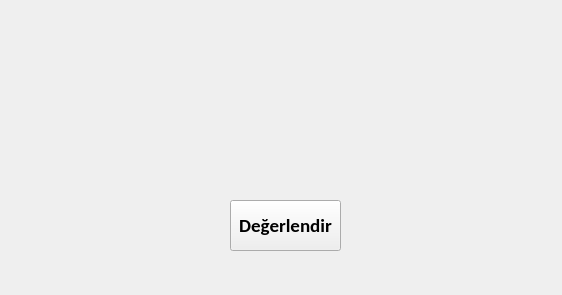
<?xml version="1.0" encoding="UTF-8"?>
<ui version="4.0">
 <class>Form</class>
 <widget class="QWidget" name="Form">
  <property name="geometry">
   <rect>
    <x>0</x>
    <y>0</y>
    <width>562</width>
    <height>295</height>
   </rect>
  </property>
  <property name="windowTitle">
   <string>Form</string>
  </property>
  <widget class="QPushButton" name="degerlendirButon">
   <property name="geometry">
    <rect>
     <x>230</x>
     <y>200</y>
     <width>111</width>
     <height>51</height>
    </rect>
   </property>
   <property name="font">
    <font>
     <family>Calibri</family>
     <pointsize>14</pointsize>
     <weight>75</weight>
     <bold>true</bold>
    </font>
   </property>
   <property name="text">
    <string>Değerlendir</string>
   </property>
  </widget>
  <widget class="QWidget" name="horizontalLayoutWidget_2">
   <property name="geometry">
    <rect>
     <x>110</x>
     <y>70</y>
     <width>351</width>
     <height>71</height>
    </rect>
   </property>
   <layout class="QHBoxLayout" name="horizontalLayout_2">
    <item>
     <widget class="QLabel" name="yildiz1">
      <property name="text">
       <string/>
      </property>
      <property name="scaledContents">
       <bool>true</bool>
      </property>
     </widget>
    </item>
    <item>
     <widget class="QLabel" name="yildiz2">
      <property name="text">
       <string/>
      </property>
      <property name="scaledContents">
       <bool>true</bool>
      </property>
     </widget>
    </item>
    <item>
     <widget class="QLabel" name="yildiz3">
      <property name="text">
       <string/>
      </property>
      <property name="scaledContents">
       <bool>true</bool>
      </property>
     </widget>
    </item>
    <item>
     <widget class="QLabel" name="yildiz4">
      <property name="text">
       <string/>
      </property>
      <property name="scaledContents">
       <bool>true</bool>
      </property>
     </widget>
    </item>
    <item>
     <widget class="QLabel" name="yildiz5">
      <property name="text">
       <string/>
      </property>
      <property name="scaledContents">
       <bool>true</bool>
      </property>
     </widget>
    </item>
   </layout>
  </widget>
  <widget class="QLabel" name="label">
   <property name="geometry">
    <rect>
     <x>-40</x>
     <y>60</y>
     <width>47</width>
     <height>13</height>
    </rect>
   </property>
   <property name="font">
    <font>
     <family>Calibri</family>
     <pointsize>14</pointsize>
     <weight>75</weight>
     <bold>true</bold>
    </font>
   </property>
   <property name="text">
    <string>Tarif</string>
   </property>
  </widget>
 </widget>
 <resources/>
 <connections/>
</ui>
